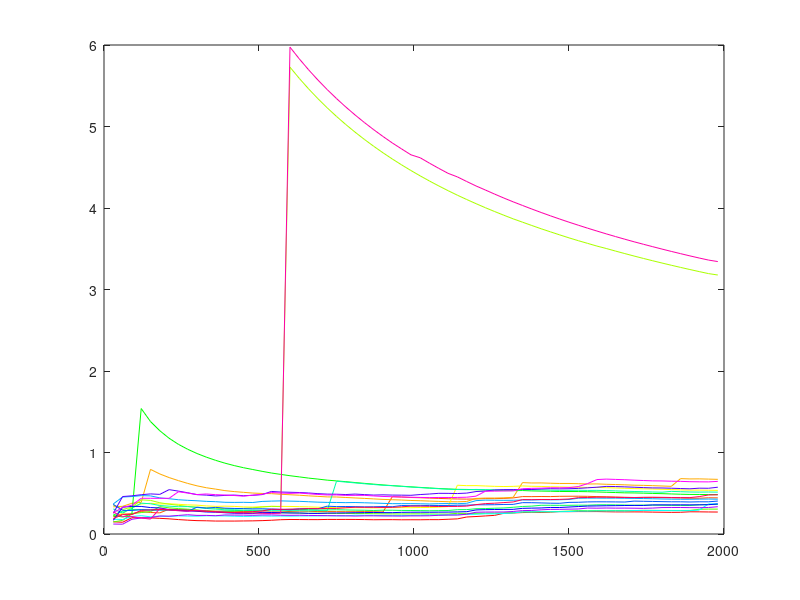

MATLAB code for this plot: (Note: this script raises an error after producing the figure.)
function[]=q1()
    
    a=csvread('bsedaily.csv');
    b=a(1:30,:);
    %length(b(1,:))
    hist_var_bse=volatility(b)
    c=csvread('nsedaily.csv');
    d=c(1:30,:);
    hist_var_nse=volatility(d)
    fprintf('Bse price of European call and put : \n\n ');
    BSM_price(b,hist_var_bse);
    fprintf('\n\n Nse price of European call and put : \n\n ');
    BSM_price(d,hist_var_nse);
    fprintf('\n\n BSE price of European call and put varying k: \n\n ');
    BSMvaryingk(b,hist_var_bse);
    fprintf('\n\n NSE price of European call and put varying k: \n\n ');
    BSMvaryingk(d,hist_var_nse);
    %%%--------------------Part C--------------------%%
    
    len_a=length(a(:,1));
    len_c=length(c(:,1));
    vol_bse=bse_nse(a,65,len_a);
    vol_nse=bse_nse(c,66,len_c);
    BSMvaryingk_partc(a,vol_bse);   
    BSMvaryingk_partc(a,vol_nse); 
        
    
end

function[root]=volatility(b)
    t=length(b(:,1));
    m=length(b(1,:));
    for i=1:t-1
        for j=1:m
            r(i,j)=(b(i,j)-b(i+1,j))/b(i+1,j);
        end
    end 
    for i=1:m
        variance(i)=sqrt(var(r(:,i)));
    end
    hist_vol=sqrt(252)*variance;
    root=hist_vol;  
end

function[]=BSMvaryingk(b,vari)
    s=b(1,:);
    for i=1:length(s)
        fprintf('\n\n for stock %d the value is \n\n', i);
        for j= 0.5:.1:1.5
            k=j*s(i);
            call1(i)=call(0.5,k,0.05,vari(i),0,s(i));
            put1(i)=put(0.5,k,0.05,vari(i),0,s(i),call1(i));
            fprintf('for k= %f, \t call price is %f, \t put price is %f\n',k,call1(i),put1(i));
        end
    end
end

function[]=BSM_price(b,vari)
    for i=1:length(b(1,:))
        k=b(1,i);
        call1(i)=call(0.5,k,0.05,vari(i),0,k);
        put1(i)=put(0.5,k,0.05,vari(i),0,k,call1(i));
        fprintf('for k= %f, \t call price is %f, \t put price is %f\n',k,call1(i),put1(i));
    end
end

function[root]=BSM_price_partc(b,vari)
    for i=1:length(b(1,:))
        k=b(1,i);
        call1(i)=call(0.5,k,0.05,vari(i),0,k);
        put1(i)=put(0.5,k,0.05,vari(i),0,k,call1(i));
        root(i,1)=call1(i);root(i,2)=put1(i);
        %fprintf('for k= %f, \t call price is %f, \t put price is %f\n',k,call1(i),put1(i));
    end
end


function[root]=call(T,K,r,sigma,t,s)
    d1=1/(sigma*sqrt(T-t))*(log(s/K)+(r+0.5*sigma*sigma)*(T-t));
    d2=1/(sigma*sqrt(T-t))*(log(s/K)+(r-0.5*sigma*sigma)*(T-t));
    root=normcdf(d1)*s-normcdf(d2)*K*exp(-r*(T-t));
    
end

function[root]=put(T,K,r,sigma,t,s,m)
    root=K*exp(-r*(T-t))-s+m;
end

function[]=plot_volatility(hist_var_bse,title)
    len_var_row=length(hist_var_bse(:,1));
    len_var_col=length(hist_var_bse(1,:));
    tim=[30:30:len_var_row*30];
    col = hsv(len_var_col);
    p=figure('Name',title);
    for i=1:len_var_col
        temp=hist_var_bse(:,i);
        plot(tim,temp, 'color', col(i,:));
        hold on
    end
    hold off
    legend('location', 'westoutside','sensex','wipro','LNT','Airtel','Tatapower','Hul','Sunpharma','maruti','ongc','cipla','Allahabad Bank','Blue dart','Corporation Bank','Hmt Ltd','Bharat elect','Essar oil','Crisil','bata');
    xlabel('time varying One month');
    ylabel('Historical volatility');
    saveas(p,title,'png');
    
end

function[]=plot_price(price,j,title,jj)
    tim=[30:30:jj*30];
    col = hsv(20);
    p=figure('Name',title);
    for i=1:length(price(1,:,j))
        plot(tim,price(:,i,j),'color',col(i,:));
        hold on
    end
    hold off
    legend('location', 'westoutside','sensex','wipro','LNT','Airtel','Tatapower','Hul','Sunpharma','maruti','ongc','cipla','Allahabad Bank','Blue dart','Corporation Bank','Hmt Ltd','Bharat elect','Essar oil','Crisil','bata');
    xlabel('time varying One month');
    ylabel('Call price');
    saveas(p,title,'png');
end

function[root]=bse_nse(a,jj,len_a)
    for i=1:jj
        t=30*i;
        b=[];
        b=a(1:t,:);
        hist_var(i,:)=volatility(b);
        price(i,:,:)=BSM_price_partc(b,hist_var(i,:));
        
        %price1{i}{:}{:}=BSM_price_partc(b,hist_var_bse(i,:));
        
    end
    b=a(1:len_a,:);
    hist_var(i+1,:)=volatility(b);
    
    if jj==65
        plot_volatility(hist_var,'Historical volatility for Bse Data');
        plot_price(price,1,'Call Price for Bse Data',jj);
        plot_price(price,2,'put price for BSE data',jj);
    else
        plot_volatility(hist_var,'Historical volatility for Nse Data');
         plot_price(price,1,'Call Price for Nse Data',jj);
         plot_price(price,2,'put price for Nse data',jj);
    end
    root=hist_var;
end

function[root1,root2]=BSMvaryingk_partc(a,vari)
    s=a(1,:);
    for j= 0.5:.1:1.5
        for i=1:length(s)
            k=s(i)*j;
            for jj=1:length(vari(:,i))
                call1(jj)=call(0.5,k,0.05,vari(jj,i),0,k);
                put1(jj)=put(0.5,k,0.05,vari(jj,i),0,k,call1(jj));
            end
            figure();
            plot(tim,call1);
        end
    end
end

